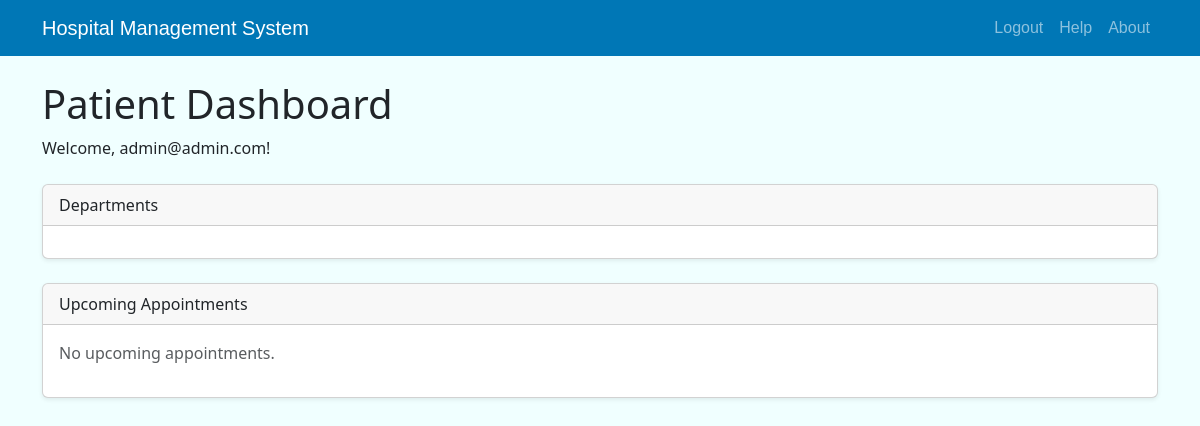
The page /patient-dashboard (signed in) on the database as committed earlier.
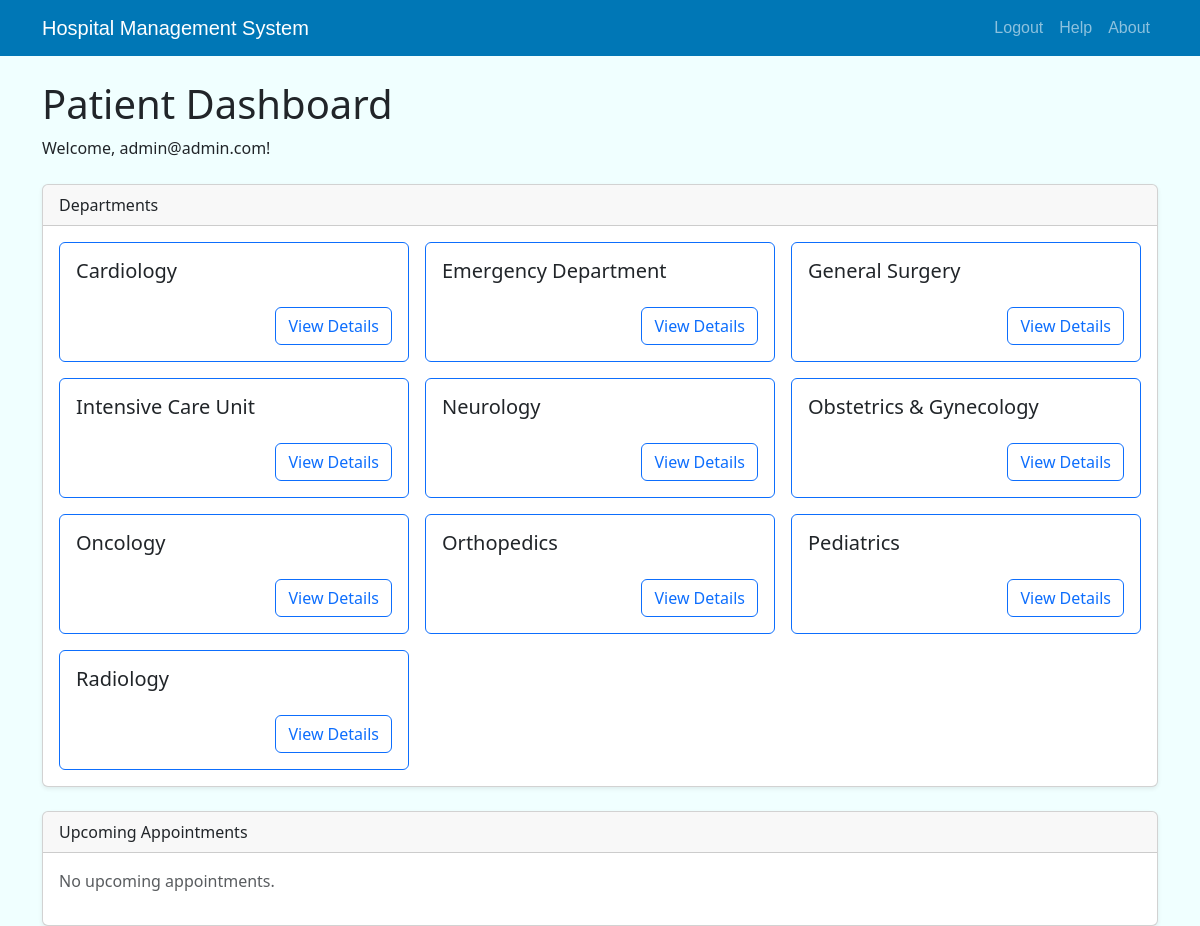
The same page on the database as committed later.
### application/models.py (models this page shows)
class User(db.Model, UserMixin):
    __tablename__='user'
    id = db.Column(db.Integer, autoincrement=True, primary_key=True)
    email = db.Column(db.String(255), unique=True, nullable=False)
    password = db.Column(db.String(255))
    active = db.Column(db.Boolean)
    roles = db.relationship('Role', secondary=roles_users, backref=db.backref('users', lazy='dynamic'))
    fs_uniquifier = db.Column(db.String, unique=True, nullable=False, default=lambda: uuid4().hex)

class Department(db.Model):
    __tablename__ = 'department'
    id = db.Column(db.Integer, autoincrement=True, primary_key=True)
    name = db.Column(db.String(255), nullable=False, unique=True)
    description = db.Column(db.Text)
    doctors_registered = db.Column(db.Integer, default=0)
    extra_info = db.Column(db.Text)
    doctors = db.relationship('Doctor', backref='department', lazy=True)

### application/controllers.py (the view, shortened to what this page needs)
@app.route("/patient-dashboard", methods=['GET'])
@login_required
def patient_dashboard():
    from application.models import Appointment, Doctor, Department
    patient = Patient.query.filter_by(email=current_user.email).first()
    patient_name = patient.name if patient and patient.name else current_user.email
    departments = Department.query.order_by(Department.name).all()
    appointments = Appointment.query.filter_by(patient_id=patient.id).order_by(Appointment.date).all() if patient else []
    appt_list = []
    return render_template(
        'dashboards/patient_dashboard.html',
        patient_name=patient_name,
        page_name="Patient Dashboard",
        script="",
        departments=departments,
        appointments=appt_list
    )

### templates/dashboards/patient_dashboard.html (shortened to what this page needs)
<!DOCTYPE html>
<html lang="en">
<head>
    <link href="https://cdn.jsdelivr.net/npm/bootstrap@5.3.8/dist/css/bootstrap.min.css" rel="stylesheet">
    <link rel="stylesheet" href="../../static/pages.css">
</head>
<body>
    <header>
    <div class="navbar navbar-dark navbar-expand-md">
        <div class="container">
            <a href="/" class="navbar-brand">Hospital Management System</a>
            <div class="collapse navbar-collapse" id="nav">
            <ul class="navbar-nav ms-auto">
                <li class="nav-item">
		{% if current_user.is_authenticated %}
		    <a href="/logout" id="logout_nav" class="nav-link">Logout</a>
		{% else %}
                    <a href="/login" id="login_nav" class="nav-link {{ log_active }}">Login</a>
		{% endif %}
                </li>
                <li class="nav-item">
                    <a href="help" id="help_nav" class="nav-link {{ help_active }}">Help</a>
                </li>
                 <li class="nav-item">
                     <a href="about" id="about_nav" class="nav-link {{ about_active }}">About</a>
                </li>
            </ul>
            </div>
        </div>
    </div>
    </header>
    <main>
        <div class="container mt-4">
            <h1>Patient Dashboard</h1>
            <p>Welcome, {{ patient_name }}!</p>
            <div class="card shadow-sm mt-4">
                <div class="card-header">Departments</div>
                <div class="card-body">
                    <div class="row row-cols-1 row-cols-md-2 row-cols-lg-3 g-3">
                        {% for dept in departments %}
                        <div class="col">
                            <div class="card h-100 border-primary">
                                <div class="card-body d-flex flex-column justify-content-between">
                                    <h5 class="card-title">{{ dept.name }}</h5>
                                    <div class="d-flex justify-content-end mt-3">
                                        <a href="/department/{{ dept.id }}" class="btn btn-outline-primary">View Details</a>
                                    </div>
                                </div>
                            </div>
                        </div>
                        {% endfor %}
                    </div>
                </div>
            </div>
                    <div class="card shadow-sm mt-4">
                        <div class="card-header">Upcoming Appointments</div>
                        <div class="card-body">
                            {% if appointments and appointments|length > 0 %}
                            <div class="table-responsive">
                                <table class="table table-bordered align-middle">
                                    <thead class="table-light">
                                        <tr>
                                            <th>Sr No.</th>
                                            <th>Doctor</th>
                                            <th>Department</th>
                                            <th>Date</th>
                                            <th>Shift</th>
                                            <th>Action</th>
                                        </tr>
                                    </thead>
                                    <tbody>
                                        {% for appt in appointments %}
                                        <tr>
                                            <td>{{ appt.id }}</td>
                                            <td>{{ appt.doctor_name }}</td>
                                            <td>{{ appt.department }}</td>
                                            <td>{{ appt.date.strftime('%Y-%m-%d') if appt.date else '' }}</td>
                                            <td>{{ appt.shift|capitalize }}</td>
                                            <td>
                                                <form method="post" action="/cancel-appointment" style="display:inline;">
                                                    <input type="hidden" name="appointment_id" value="{{ appt.id }}">
                                                    <button type="submit" class="btn btn-sm btn-danger" onclick="return confirm('Cancel this appointment?');">Cancel</button>
                                                </form>
                                            </td>
                                        </tr>
                                        {% endfor %}
                                    </tbody>
                                </table>
                            </div>
                            {% else %}
                                <p class="text-muted">No upcoming appointments.</p>
                            {% endif %}
                        </div>
                    </div>
        </div>
    </main>
</body>
</html>

### static/pages.css (style rules this page uses)
body { background-color: #F0FFFF; }
.navbar { background-color: #0077B6; }
.legend, .navbar-brand, .nav-link { font-family: "Arial"; }
a { color: #0320fc; }
main { height: 100vh; }

Rows that differ between the two databases and show on the page:
added Department: name "Cardiology"
added Department: name "Emergency Department"
added Department: name "General Surgery"
added Department: name "Intensive Care Unit"
added Department: name "Neurology"
added Department: name "Obstetrics & Gynecology"
added Department: name "Oncology"
added Department: name "Orthopedics"
added Department: name "Pediatrics"
added Department: name "Radiology"
